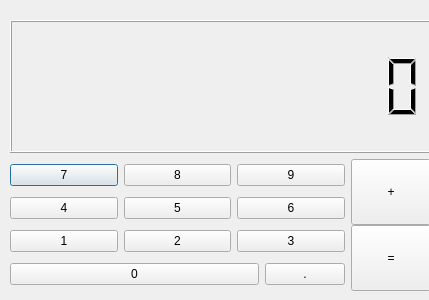
<?xml version="1.0" encoding="UTF-8"?>
<ui version="4.0">
 <class>Calculadora</class>
 <widget class="QDialog" name="Calculadora">
  <property name="geometry">
   <rect>
    <x>0</x>
    <y>0</y>
    <width>429</width>
    <height>300</height>
   </rect>
  </property>
  <property name="windowTitle">
   <string>Dialog</string>
  </property>
  <widget class="QWidget" name="">
   <property name="geometry">
    <rect>
     <x>10</x>
     <y>20</y>
     <width>421</width>
     <height>271</height>
    </rect>
   </property>
   <layout class="QVBoxLayout" name="verticalLayout_3">
    <item>
     <widget class="QLCDNumber" name="lcdNumero">
      <property name="digitCount">
       <number>12</number>
      </property>
     </widget>
    </item>
    <item>
     <layout class="QHBoxLayout" name="horizontalLayout_5">
      <item>
       <layout class="QVBoxLayout" name="verticalLayout">
        <item>
         <layout class="QHBoxLayout" name="horizontalLayout">
          <item>
           <widget class="QPushButton" name="bSiete">
            <property name="text">
             <string>7</string>
            </property>
           </widget>
          </item>
          <item>
           <widget class="QPushButton" name="bOcho">
            <property name="text">
             <string>8</string>
            </property>
           </widget>
          </item>
          <item>
           <widget class="QPushButton" name="bNueve">
            <property name="text">
             <string>9</string>
            </property>
           </widget>
          </item>
         </layout>
        </item>
        <item>
         <layout class="QHBoxLayout" name="horizontalLayout_2">
          <item>
           <widget class="QPushButton" name="bCuatro">
            <property name="text">
             <string>4</string>
            </property>
           </widget>
          </item>
          <item>
           <widget class="QPushButton" name="bCinco">
            <property name="text">
             <string>5</string>
            </property>
           </widget>
          </item>
          <item>
           <widget class="QPushButton" name="bSeis">
            <property name="text">
             <string>6</string>
            </property>
           </widget>
          </item>
         </layout>
        </item>
        <item>
         <layout class="QHBoxLayout" name="horizontalLayout_3">
          <item>
           <widget class="QPushButton" name="bUno">
            <property name="text">
             <string>1</string>
            </property>
           </widget>
          </item>
          <item>
           <widget class="QPushButton" name="bDos">
            <property name="text">
             <string>2</string>
            </property>
           </widget>
          </item>
          <item>
           <widget class="QPushButton" name="bTres">
            <property name="text">
             <string>3</string>
            </property>
           </widget>
          </item>
         </layout>
        </item>
        <item>
         <layout class="QHBoxLayout" name="horizontalLayout_4">
          <item>
           <widget class="QPushButton" name="bCero">
            <property name="text">
             <string>0</string>
            </property>
           </widget>
          </item>
          <item>
           <widget class="QPushButton" name="bPunto">
            <property name="sizePolicy">
             <sizepolicy hsizetype="Maximum" vsizetype="Fixed">
              <horstretch>0</horstretch>
              <verstretch>0</verstretch>
             </sizepolicy>
            </property>
            <property name="text">
             <string>.</string>
            </property>
           </widget>
          </item>
         </layout>
        </item>
       </layout>
      </item>
      <item>
       <layout class="QVBoxLayout" name="verticalLayout_2">
        <property name="spacing">
         <number>0</number>
        </property>
        <property name="sizeConstraint">
         <enum>QLayout::SetNoConstraint</enum>
        </property>
        <item>
         <widget class="QPushButton" name="bSumar">
          <property name="sizePolicy">
           <sizepolicy hsizetype="Fixed" vsizetype="Minimum">
            <horstretch>0</horstretch>
            <verstretch>0</verstretch>
           </sizepolicy>
          </property>
          <property name="text">
           <string>+</string>
          </property>
         </widget>
        </item>
        <item>
         <widget class="QPushButton" name="bIgual">
          <property name="sizePolicy">
           <sizepolicy hsizetype="Maximum" vsizetype="Minimum">
            <horstretch>0</horstretch>
            <verstretch>0</verstretch>
           </sizepolicy>
          </property>
          <property name="text">
           <string>=</string>
          </property>
         </widget>
        </item>
       </layout>
      </item>
     </layout>
    </item>
   </layout>
  </widget>
 </widget>
 <resources/>
 <connections/>
</ui>
